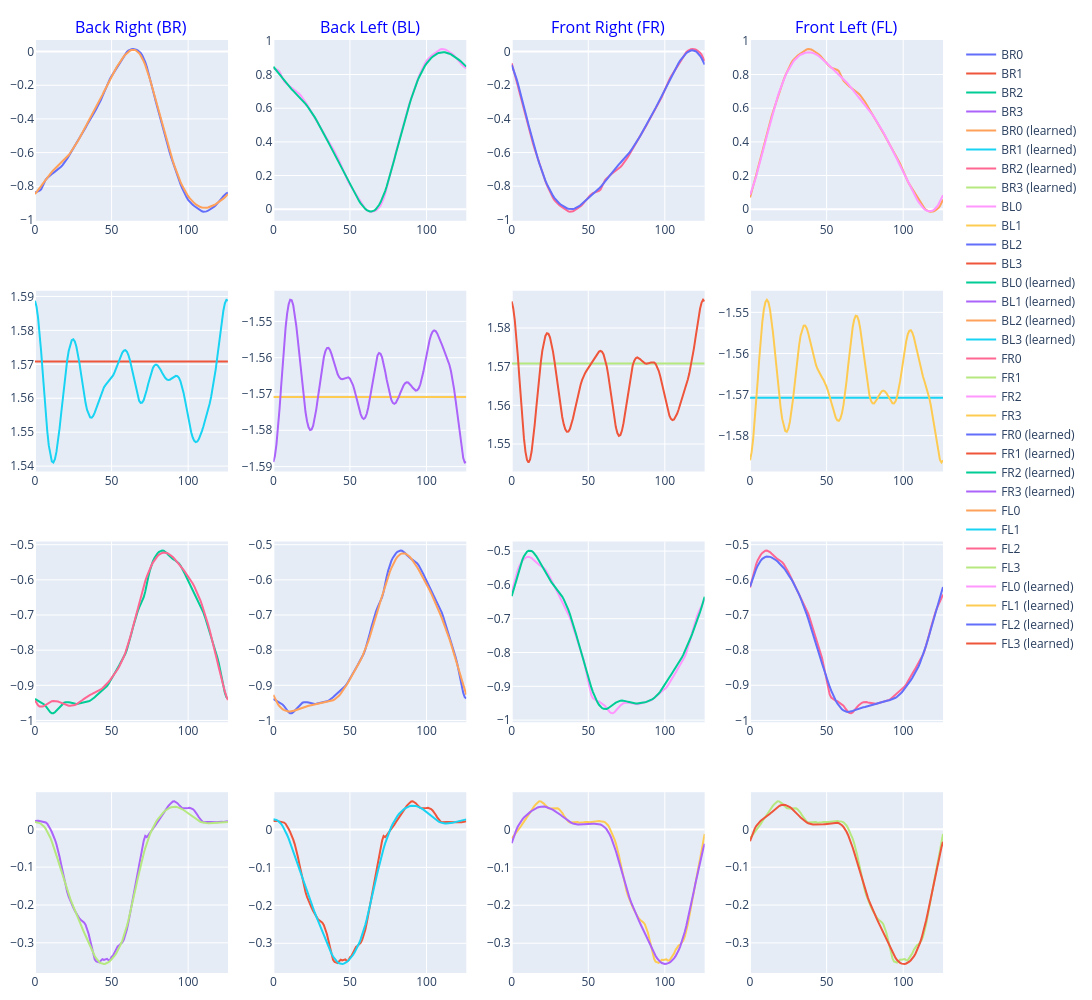

The cell this chart's notebook holds for it:
### Markdown cell above
# Learned

### Code cell
fig = go.Figure()
fig = make_subplots(rows=4, cols=4, shared_xaxes=False, column_titles=['Back Right (BR)', 'Back Left (BL)', 'Front Right (FR)', 'Front Left (FL)'])
fig.update_layout(height=1000, width=1200)
fig.update_layout(margin=dict(l=10, r=10, t=40, b=10))  # Reduce margins

fig.add_trace(go.Scatter( y=resample_cycle(leg_BR['BR0'], cpg_cycle_length), mode='lines', name=f'BR0'), row=1, col=1)
fig.add_trace(go.Scatter( y=resample_cycle(leg_BR['BR1'], cpg_cycle_length), mode='lines', name=f'BR1'), row=2, col=1)
fig.add_trace(go.Scatter( y=resample_cycle(leg_BR['BR2'], cpg_cycle_length), mode='lines', name=f'BR2'), row=3, col=1)
fig.add_trace(go.Scatter( y=resample_cycle(leg_BR['BR3'], cpg_cycle_length), mode='lines', name=f'BR3'), row=4, col=1)

fig.add_trace(go.Scatter( y=imitated_paths['BR0'], mode='lines', name=f'BR0 (learned)'), row=1, col=1)
fig.add_trace(go.Scatter( y=imitated_paths['BR1'], mode='lines', name=f'BR1 (learned)'), row=2, col=1)
fig.add_trace(go.Scatter( y=imitated_paths['BR2'], mode='lines', name=f'BR2 (learned)'), row=3, col=1)
fig.add_trace(go.Scatter( y=imitated_paths['BR3'], mode='lines', name=f'BR3 (learned)'), row=4, col=1)


fig.add_trace(go.Scatter( y=resample_cycle(leg_BL['BL0'], cpg_cycle_length), mode='lines', name=f'BL0'), row=1, col=2)
fig.add_trace(go.Scatter( y=resample_cycle(leg_BL['BL1'], cpg_cycle_length), mode='lines', name=f'BL1'), row=2, col=2)
fig.add_trace(go.Scatter( y=resample_cycle(leg_BL['BL2'], cpg_cycle_length), mode='lines', name=f'BL2'), row=3, col=2)
fig.add_trace(go.Scatter( y=resample_cycle(leg_BL['BL3'], cpg_cycle_length), mode='lines', name=f'BL3'), row=4, col=2)

fig.add_trace(go.Scatter( y=imitated_paths['BL0'], mode='lines', name=f'BL0 (learned)'), row=1, col=2)
fig.add_trace(go.Scatter( y=imitated_paths['BL1'], mode='lines', name=f'BL1 (learned)'), row=2, col=2)
fig.add_trace(go.Scatter( y=imitated_paths['BL2'], mode='lines', name=f'BL2 (learned)'), row=3, col=2)
fig.add_trace(go.Scatter( y=imitated_paths['BL3'], mode='lines', name=f'BL3 (learned)'), row=4, col=2)


fig.add_trace(go.Scatter( y=resample_cycle(leg_FR['FR0'], cpg_cycle_length), mode='lines', name=f'FR0'), row=1, col=3)
fig.add_trace(go.Scatter( y=resample_cycle(leg_FR['FR1'], cpg_cycle_length), mode='lines', name=f'FR1'), row=2, col=3)
fig.add_trace(go.Scatter( y=resample_cycle(leg_FR['FR2'], cpg_cycle_length), mode='lines', name=f'FR2'), row=3, col=3)
fig.add_trace(go.Scatter( y=resample_cycle(leg_FR['FR3'], cpg_cycle_length), mode='lines', name=f'FR3'), row=4, col=3)

fig.add_trace(go.Scatter( y=imitated_paths['FR0'], mode='lines', name=f'FR0 (learned)'), row=1, col=3)
fig.add_trace(go.Scatter( y=imitated_paths['FR1'], mode='lines', name=f'FR1 (learned)'), row=2, col=3)
fig.add_trace(go.Scatter( y=imitated_paths['FR2'], mode='lines', name=f'FR2 (learned)'), row=3, col=3)
fig.add_trace(go.Scatter( y=imitated_paths['FR3'], mode='lines', name=f'FR3 (learned)'), row=4, col=3)


fig.add_trace(go.Scatter( y=resample_cycle(leg_FL['FL0'], cpg_cycle_length), mode='lines', name=f'FL0'), row=1, col=4)
fig.add_trace(go.Scatter( y=resample_cycle(leg_FL['FL1'], cpg_cycle_length), mode='lines', name=f'FL1'), row=2, col=4)
fig.add_trace(go.Scatter( y=resample_cycle(leg_FL['FL2'], cpg_cycle_length), mode='lines', name=f'FL2'), row=3, col=4)
fig.add_trace(go.Scatter( y=resample_cycle(leg_FL['FL3'], cpg_cycle_length), mode='lines', name=f'FL3'), row=4, col=4)

fig.add_trace(go.Scatter( y=imitated_paths['FL0'], mode='lines', name=f'FL0 (learned)'), row=1, col=4)
fig.add_trace(go.Scatter( y=imitated_paths['FL1'], mode='lines', name=f'FL1 (learned)'), row=2, col=4)
fig.add_trace(go.Scatter( y=imitated_paths['FL2'], mode='lines', name=f'FL2 (learned)'), row=3, col=4)
fig.add_trace(go.Scatter( y=imitated_paths['FL3'], mode='lines', name=f'FL3 (learned)'), row=4, col=4)

fig.update_annotations(font=dict(size=16, color="blue"))
